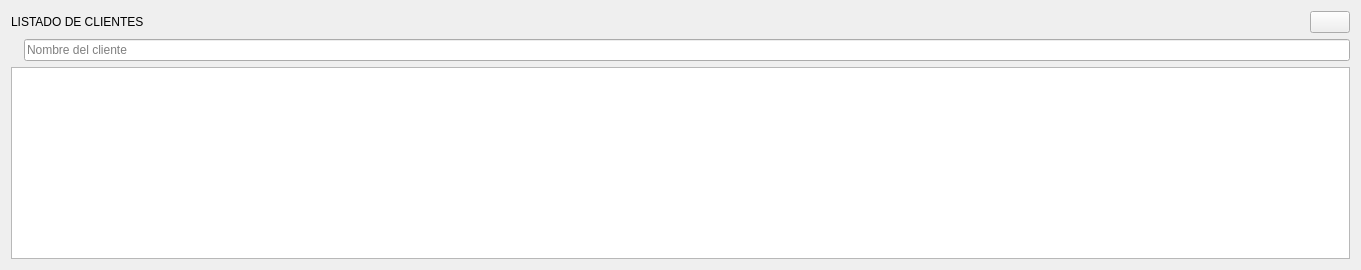
                 <widget class="QWidget" name="wpc_buscar_clientes" native="true">
                  <layout class="QGridLayout" name="gridLayout_12">
                   <item row="0" column="0">
                    <widget class="QLabel" name="etiqueta_titulo_tabla">
                     <property name="text">
                      <string>LISTADO DE CLIENTES</string>
                     </property>
                    </widget>
                   </item>
                   <item row="0" column="1">
                    <spacer name="horizontalSpacer_6">
                     <property name="orientation">
                      <enum>Qt::Orientation::Horizontal</enum>
                     </property>
                     <property name="sizeHint" stdset="0">
                      <size>
                       <width>1154</width>
                       <height>20</height>
                      </size>
                     </property>
                    </spacer>
                   </item>
                   <item row="0" column="2">
                    <widget class="QPushButton" name="btn_RefrescarTabla">
                     <property name="cursor">
                      <cursorShape>PointingHandCursor</cursorShape>
                     </property>
                     <property name="toolTip">
                      <string>Actualizar tabla</string>
                     </property>
                     <property name="text">
                      <string/>
                     </property>
                     <property name="icon">
                      <iconset resource="../../Source/iconsdvg.qrc">
                       <normaloff>:/Icons/IconosSVG/base_datos_refresh.png</normaloff>:/Icons/IconosSVG/base_datos_refresh.png</iconset>
                     </property>
                    </widget>
                   </item>
                   <item row="2" column="0" colspan="3">
                    <widget class="QTableView" name="tabla_clientes">
                     <property name="editTriggers">
                      <set>QAbstractItemView::EditTrigger::NoEditTriggers</set>
                     </property>
                     <property name="alternatingRowColors">
                      <bool>true</bool>
                     </property>
                     <property name="selectionMode">
                      <enum>QAbstractItemView::SelectionMode::SingleSelection</enum>
                     </property>
                     <property name="selectionBehavior">
                      <enum>QAbstractItemView::SelectionBehavior::SelectRows</enum>
                     </property>
                     <property name="gridStyle">
                      <enum>Qt::PenStyle::DashDotLine</enum>
                     </property>
                     <attribute name="horizontalHeaderMinimumSectionSize">
                      <number>200</number>
                     </attribute>
                     <attribute name="horizontalHeaderDefaultSectionSize">
                      <number>200</number>
                     </attribute>
                     <attribute name="horizontalHeaderStretchLastSection">
                      <bool>true</bool>
                     </attribute>
                    </widget>
                   </item>
                   <item row="1" column="0" colspan="3">
                    <layout class="QGridLayout" name="gridLayout_8">
                     <item row="0" column="0">
                      <widget class="QLabel" name="etiqueta_iconobuscar">
                       <property name="text">
                        <string/>
                       </property>
                      </widget>
                     </item>
                     <item row="0" column="1">
                      <widget class="QLineEdit" name="txt_buscarcliente">
                       <property name="placeholderText">
                        <string>Nombre del cliente</string>
                       </property>
                       <property name="clearButtonEnabled">
                        <bool>true</bool>
                       </property>
                      </widget>
                     </item>
                    </layout>
                   </item>
                  </layout>
                 </widget>
